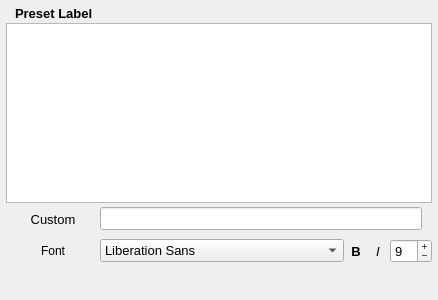
<?xml version="1.0" encoding="UTF-8"?>
<ui version="4.0">
 <class>Form</class>
 <widget class="QWidget" name="Form">
  <property name="geometry">
   <rect>
    <x>0</x>
    <y>0</y>
    <width>400</width>
    <height>300</height>
   </rect>
  </property>
  <property name="font">
   <font>
    <pointsize>10</pointsize>
   </font>
  </property>
  <property name="windowTitle">
   <string>Form</string>
  </property>
  <layout class="QVBoxLayout" name="verticalLayout">
   <property name="spacing">
    <number>2</number>
   </property>
   <property name="margin">
    <number>6</number>
   </property>
   <item>
    <widget class="QLabel" name="label">
     <property name="font">
      <font>
       <weight>75</weight>
       <bold>true</bold>
      </font>
     </property>
     <property name="text">
      <string>Preset Label</string>
     </property>
     <property name="indent">
      <number>9</number>
     </property>
    </widget>
   </item>
   <item>
    <widget class="QListView" name="prefixLabel_listView"/>
   </item>
   <item>
    <layout class="QHBoxLayout" name="customLabel_layout">
     <property name="spacing">
      <number>2</number>
     </property>
     <property name="leftMargin">
      <number>2</number>
     </property>
     <property name="bottomMargin">
      <number>2</number>
     </property>
     <item>
      <widget class="QLabel" name="customLabel_label">
       <property name="minimumSize">
        <size>
         <width>90</width>
         <height>28</height>
        </size>
       </property>
       <property name="maximumSize">
        <size>
         <width>90</width>
         <height>28</height>
        </size>
       </property>
       <property name="toolTip">
        <string>Type in a label in the text field.
Then drag and drop onto a button to change label.</string>
       </property>
       <property name="autoFillBackground">
        <bool>true</bool>
       </property>
       <property name="text">
        <string>Custom</string>
       </property>
       <property name="alignment">
        <set>Qt::AlignCenter</set>
       </property>
      </widget>
     </item>
     <item>
      <widget class="QLineEdit" name="customLabel_lineEdit">
       <property name="toolTip">
        <string>Type in a label in the text field.
Then drag and drop onto a button to change label.</string>
       </property>
      </widget>
     </item>
     <item>
      <widget class="QLabel" name="customLabel_spacer"/>
     </item>
    </layout>
   </item>
   <item>
    <layout class="QHBoxLayout" name="horizontalLayout">
     <property name="spacing">
      <number>2</number>
     </property>
     <property name="leftMargin">
      <number>2</number>
     </property>
     <item>
      <widget class="QLabel" name="font_label">
       <property name="minimumSize">
        <size>
         <width>90</width>
         <height>28</height>
        </size>
       </property>
       <property name="maximumSize">
        <size>
         <width>90</width>
         <height>28</height>
        </size>
       </property>
       <property name="font">
        <font>
         <pointsize>9</pointsize>
        </font>
       </property>
       <property name="toolTip">
        <string>Change the values to designated font.
Then drag and drop onto a button to change label.</string>
       </property>
       <property name="autoFillBackground">
        <bool>true</bool>
       </property>
       <property name="text">
        <string>Font</string>
       </property>
       <property name="alignment">
        <set>Qt::AlignCenter</set>
       </property>
      </widget>
     </item>
     <item>
      <widget class="QFontComboBox" name="fontFamily_comboBox">
       <property name="toolTip">
        <string>Choose one of the font style</string>
       </property>
       <property name="editable">
        <bool>false</bool>
       </property>
       <property name="currentFont">
        <font>
         <family>Tahoma</family>
        </font>
       </property>
      </widget>
     </item>
     <item>
      <widget class="QToolButton" name="bold_Button">
       <property name="minimumSize">
        <size>
         <width>20</width>
         <height>20</height>
        </size>
       </property>
       <property name="maximumSize">
        <size>
         <width>20</width>
         <height>20</height>
        </size>
       </property>
       <property name="font">
        <font>
         <weight>75</weight>
         <bold>true</bold>
        </font>
       </property>
       <property name="toolTip">
        <string>Determine that the label is bold or not</string>
       </property>
       <property name="text">
        <string>B</string>
       </property>
       <property name="checkable">
        <bool>true</bool>
       </property>
       <property name="autoRaise">
        <bool>true</bool>
       </property>
      </widget>
     </item>
     <item>
      <widget class="QToolButton" name="italic_Button">
       <property name="minimumSize">
        <size>
         <width>20</width>
         <height>20</height>
        </size>
       </property>
       <property name="maximumSize">
        <size>
         <width>20</width>
         <height>20</height>
        </size>
       </property>
       <property name="font">
        <font>
         <italic>true</italic>
        </font>
       </property>
       <property name="toolTip">
        <string>Determine that the label is italic or not</string>
       </property>
       <property name="text">
        <string>I</string>
       </property>
       <property name="checkable">
        <bool>true</bool>
       </property>
       <property name="autoRaise">
        <bool>true</bool>
       </property>
      </widget>
     </item>
     <item>
      <widget class="QSpinBox" name="fontSize_spinBox">
       <property name="toolTip">
        <string>Change the font size</string>
       </property>
       <property name="buttonSymbols">
        <enum>QAbstractSpinBox::PlusMinus</enum>
       </property>
       <property name="keyboardTracking">
        <bool>false</bool>
       </property>
       <property name="minimum">
        <number>6</number>
       </property>
       <property name="maximum">
        <number>24</number>
       </property>
       <property name="value">
        <number>9</number>
       </property>
      </widget>
     </item>
     <item>
      <spacer name="horizontalSpacer">
       <property name="orientation">
        <enum>Qt::Horizontal</enum>
       </property>
       <property name="sizeHint" stdset="0">
        <size>
         <width>40</width>
         <height>20</height>
        </size>
       </property>
      </spacer>
     </item>
    </layout>
   </item>
   <item>
    <spacer name="verticalSpacer">
     <property name="orientation">
      <enum>Qt::Vertical</enum>
     </property>
     <property name="sizeHint" stdset="0">
      <size>
       <width>20</width>
       <height>40</height>
      </size>
     </property>
    </spacer>
   </item>
  </layout>
 </widget>
 <resources/>
 <connections/>
</ui>
